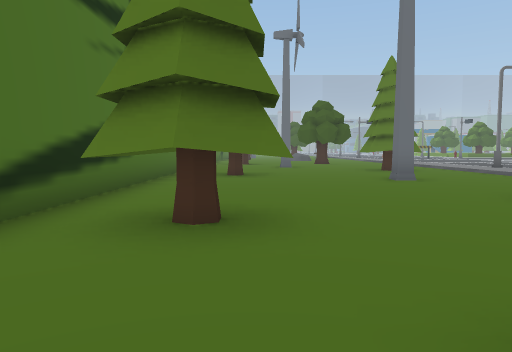
view 1 (above)

24 first-person views from a walk through a 3-D level made in the Unity game engine. The camera is 1.3 m above the floor, tilts 4° down and sees 70° across. The floor is counted in squares, 2 m on a side. Each view is taken from the middle of a square. On the plan, view 1 faces up. The plan holds only what a view shows up to about 11 squares ahead; the rest is blank. The place goes on beyond the plan. The player character is not drawn. Some animated figures are not drawn. Some surface patterns are stand-ins.

view 2
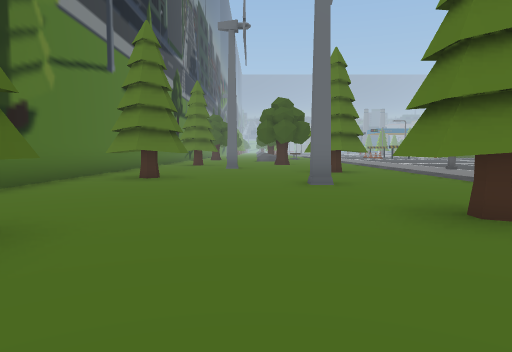

view 3
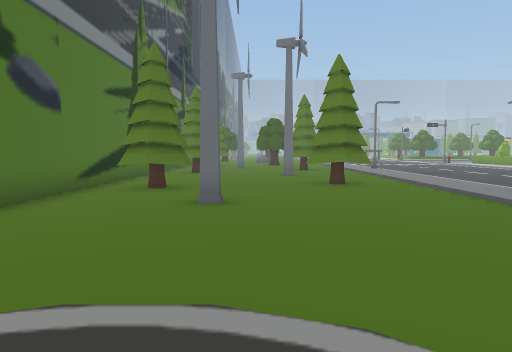

view 4
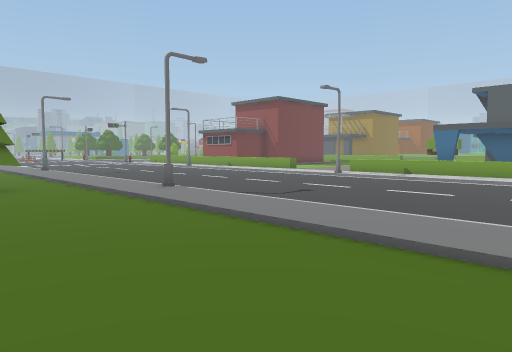

view 5
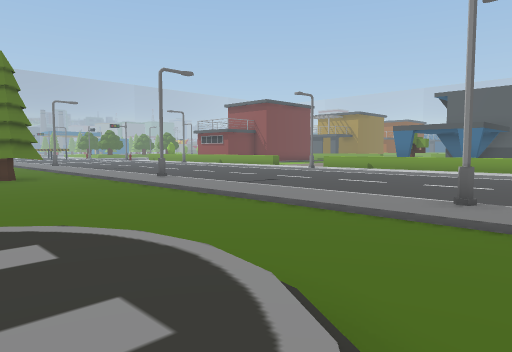

view 6
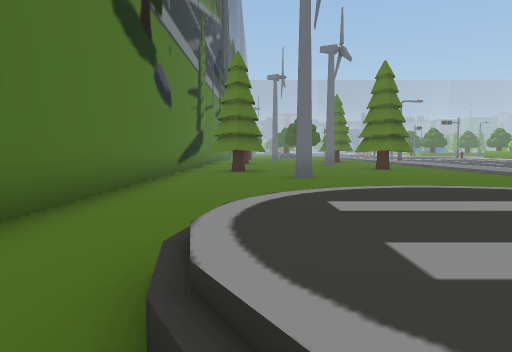

view 7
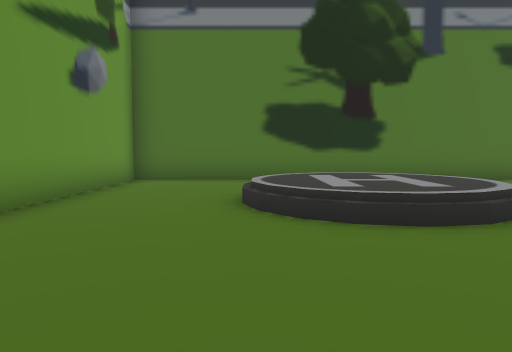

view 8
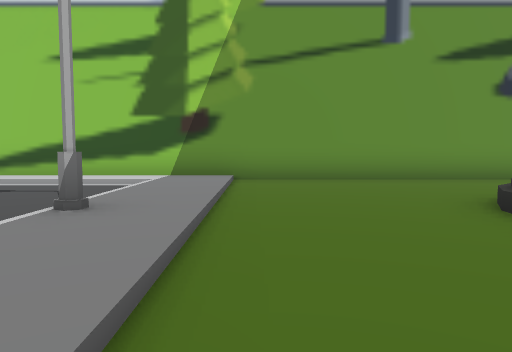

view 9
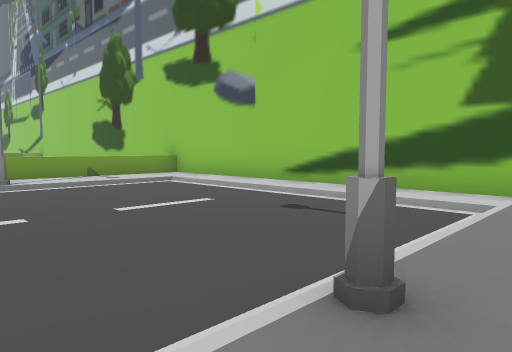

view 10
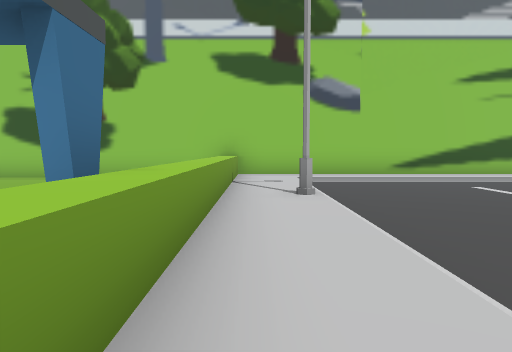

view 11
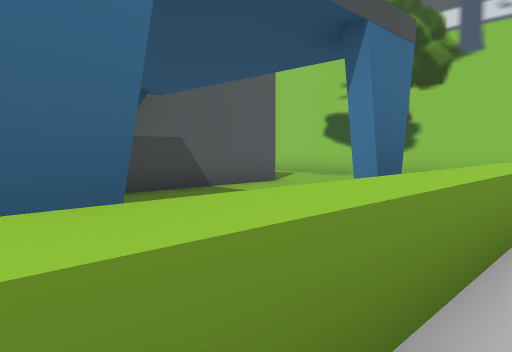

view 12
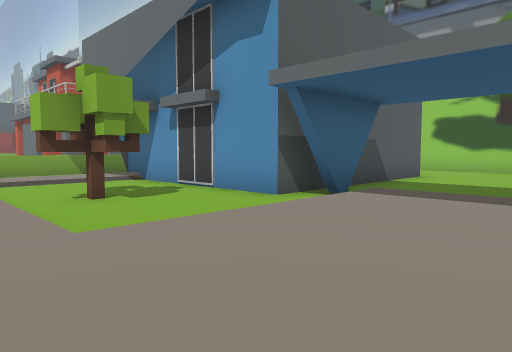

view 13
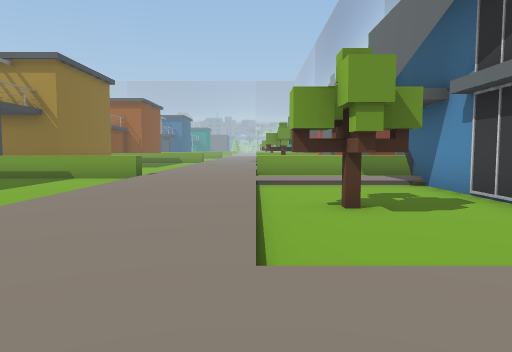

view 14
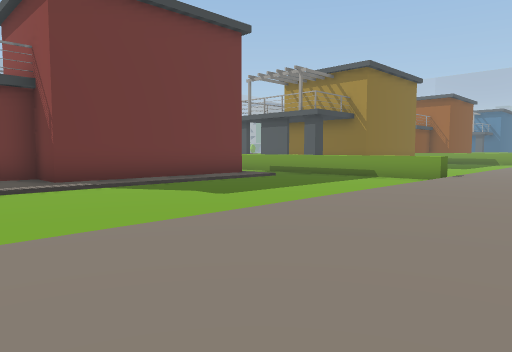

view 15
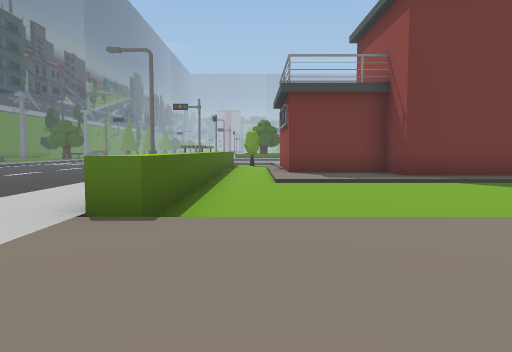

view 16
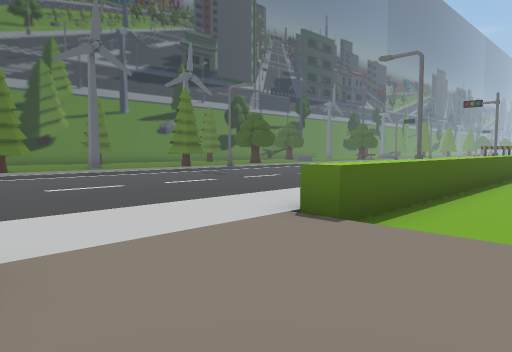

view 17
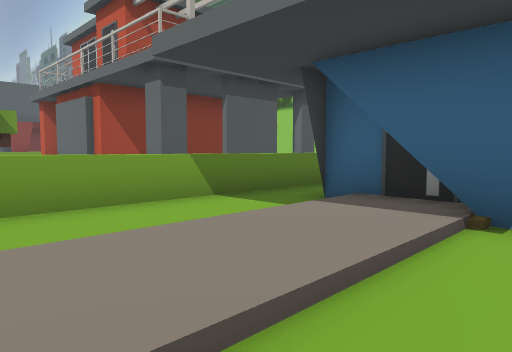

view 18
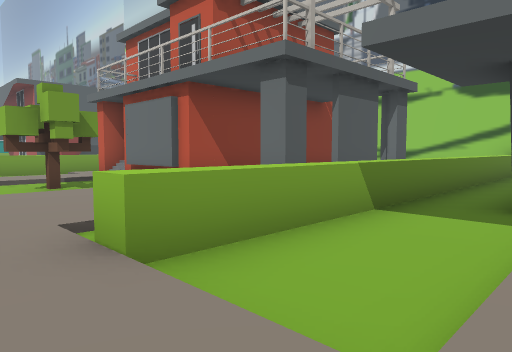

view 19
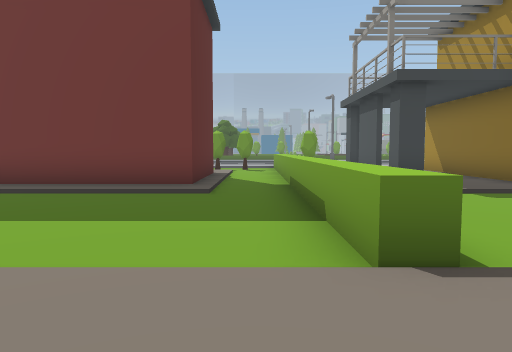

view 20
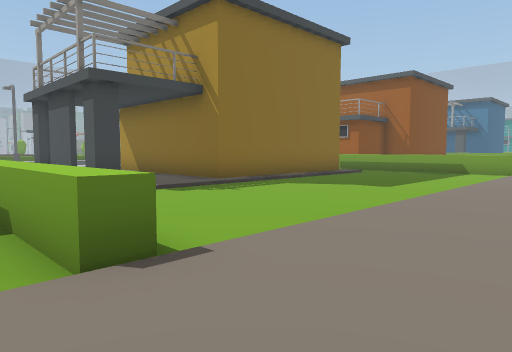

view 21
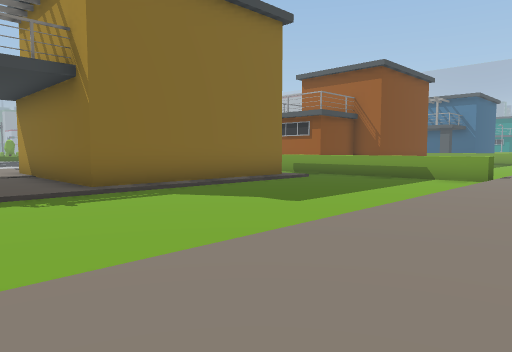

view 22
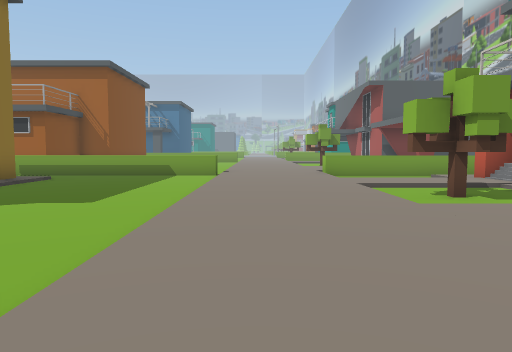

view 23
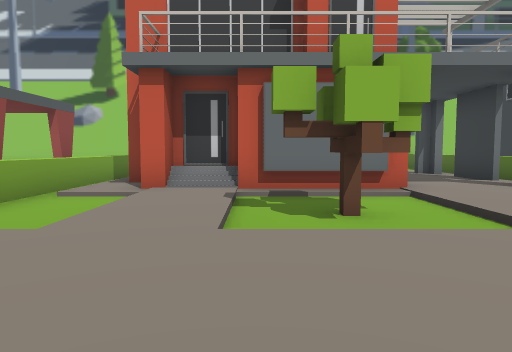

view 24
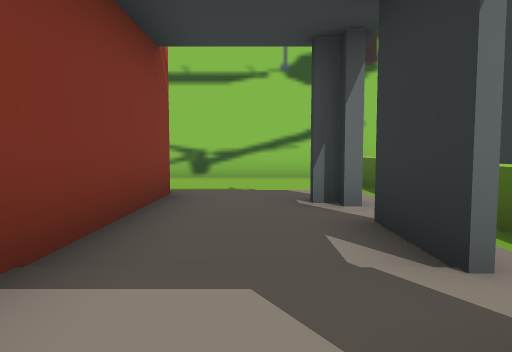

### Floor plan
Key: @ floor where view 1 was taken; # wall or solid block; x gap in a wall; . main floor; : floor 0.25 m higher than the main floor; + floor 0.75 m higher than the main floor; / step, stairs or slope; ^ raised ledge; T tree; W windmill; S streetlight; O other object.
Columns run from 3 left of view 1 to 41 right of it. Each row starts with its distance up from view 1.
 13        T      ...   ^.#      #/.^ # :#
 12 #......TT.:O  ...   ^.####   #/.^ x :#
 11 #......T..:/   ...  ^.:::#####/.^ #::#      ^
 10 #.TT......:    ...  ^.::::::::/.^  ::###### ^
  9 #.TT......:   ....  ^...........^ ..........^
  8 #.....W...   ...../ ^...........^ ..........^
  7 #.........  ....../:^...........^...........^
  6 #.........:/....../:^...........^...........^
  5 #......TT.:/....../://///////////////////////
  4 #.TT...TT.:/....../::::::::::::::::::::::::::
  3 #.TT......:/....../::::::::::::::::::::::::::
  2 #.........:S..     :^/::///////:///:::///://^
  1 #...W.....:/...      /::/.TT../:.^.:::.T.:/.^
  0 #..@......:/....     /::/..T../:.^. ::.T.:/.^
 -1 #.........:/.....  :^ ::/...../:.^. ::##/://^
 -2 #.........:/....../:^ ::/########^.:::#####/^
 -3 #.........:/....../:^ ///#       ^.x::#   #/^
 -4 #.........:/....../:^ ...#       ^.#::#    /^
 -5 #../++/...:/....../:^ ...#       ^.:::#     ^
 -6 #../++/...:S......S:^  ..#       ^.#::#
 -7 #../++/...:/....../:^  ..##     #^.///
 -8 #...//....:/....../:^  ...#      ^.....
 -9 #.........:/....../:^  ....      ^ ....
-10 #.........:////////:^  ...         ....
-11 ###########################      ######

Positions as (right, up) in squares from view 1, and headings:
1: (0, 0), facing up
2: (2, 1), facing up
3: (2, -6), facing up
4: (3, -6), facing up-right
5: (2, -8), facing up-right
6: (0, -8), facing up
7: (7, -8), facing left
8: (6, -3), facing down
9: (7, -5), facing down-right
10: (16, -1), facing down
11: (16, -1), facing down-right
12: (18, 3), facing down-right
13: (19, 2), facing right
14: (19, 2), facing up-right
15: (18, 2), facing up
16: (19, 2), facing up-left
17: (26, 2), facing down-right
18: (28, 3), facing down-right
19: (28, 3), facing up
20: (28, 3), facing up-right
21: (31, 3), facing up-right
22: (30, 4), facing right
23: (37, 5), facing down
24: (33, -1), facing down
